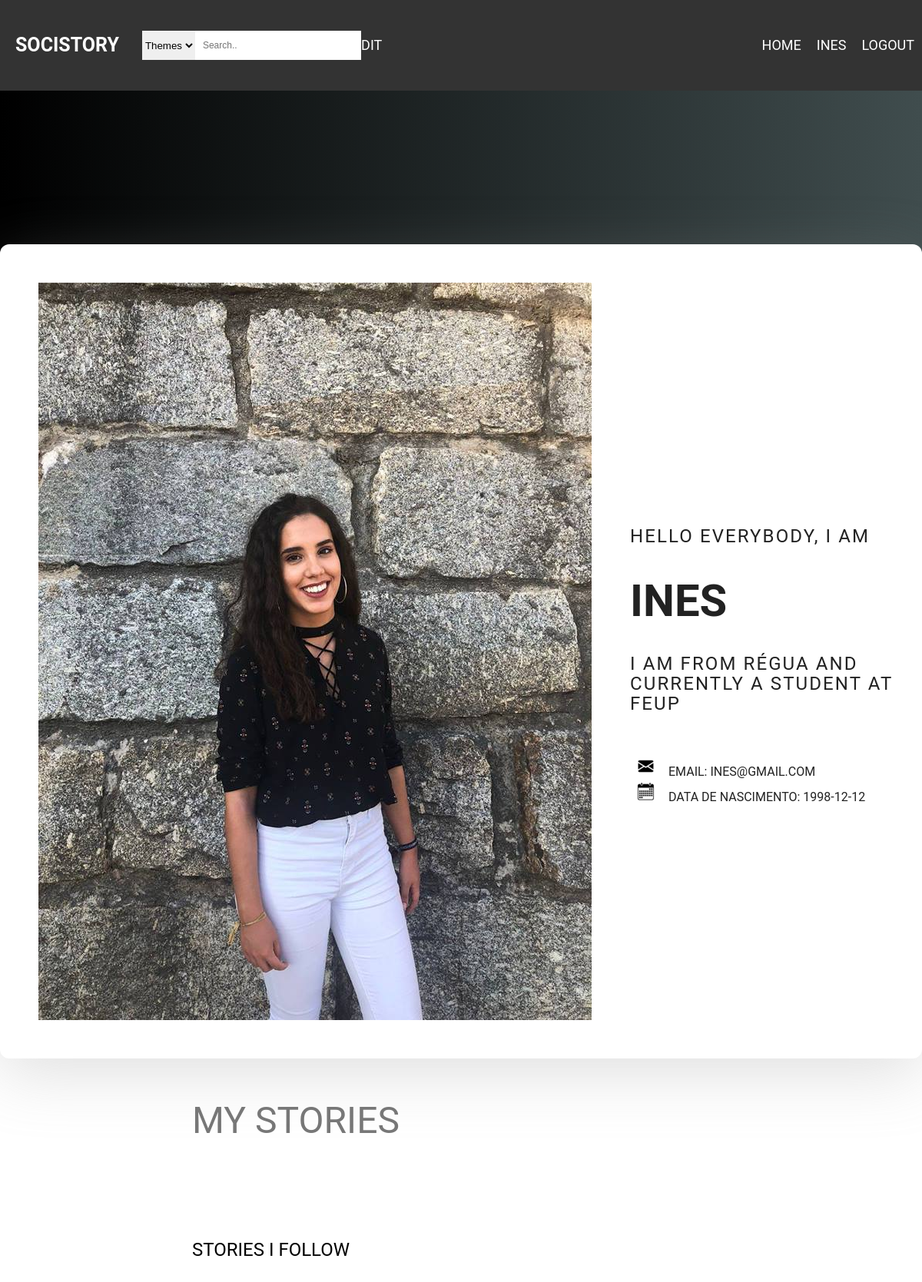
Page /pages/profilePage.php?username=Ines (signed in) on the earlier database version.
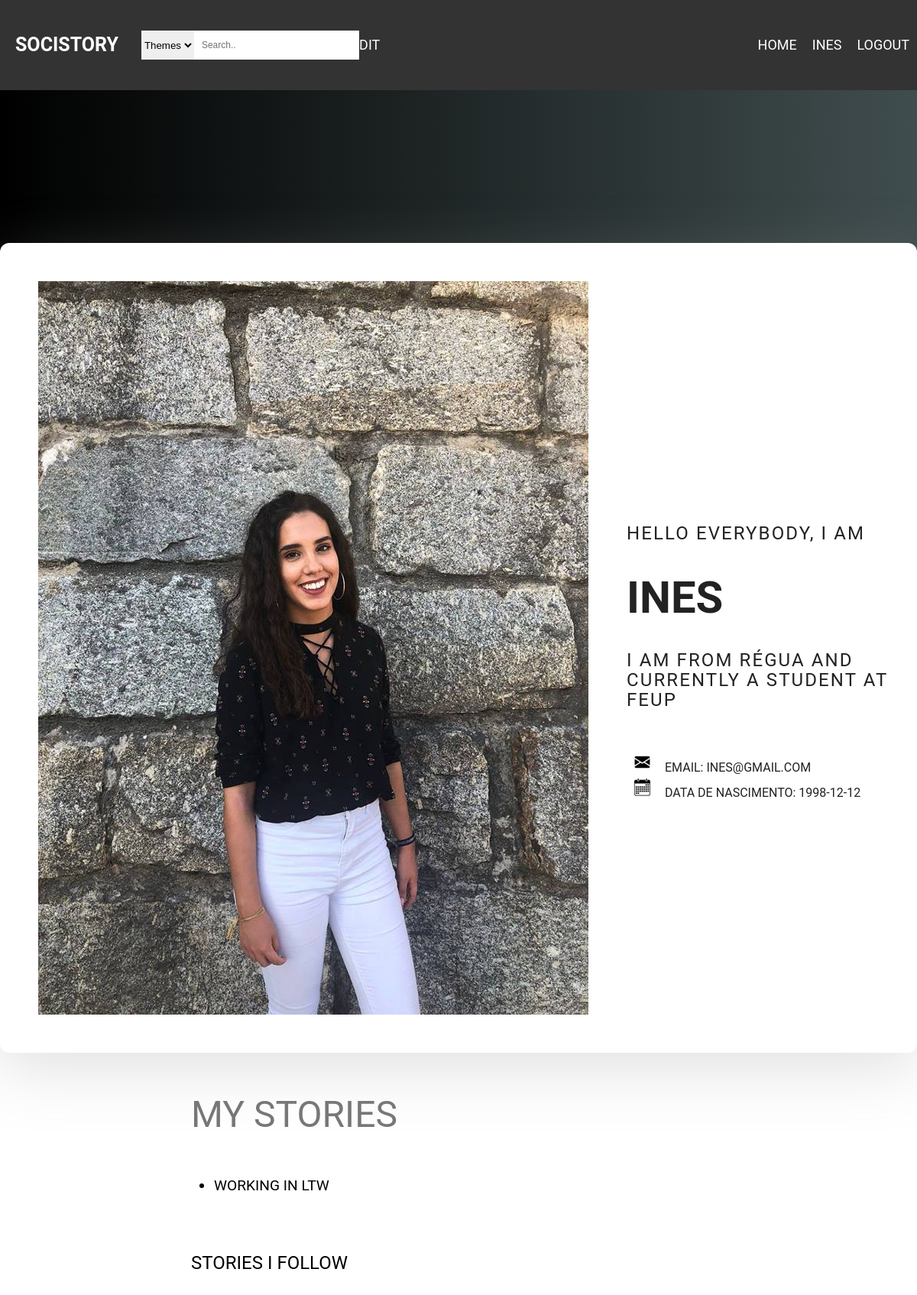
Same page on the later database version.
### tables this page shows
CREATE TABLE users(
  username VARCHAR PRIMARY KEY,
  email VARCHAR UNIQUE,
  password VARCHAR(254) NOT NULL,
  salt VARCHAR(32) NOT NULL,
  birthday DATE,
  img VARCHAR
);

CREATE TABLE stories(
  entity_id INTEGER PRIMARY KEY REFERENCES entities,
  username VARCHAR NOT NULL REFERENCES users,
  title TEXT NOT NULL, 
  body TEXT NOT NULL,
  hour DATETIME NOT NULL,
  UNIQUE(username, title, body)
);

### database/db_comments.php (called while the page is built, shortened)
<?php
    function getUsernameInfo($username){
    $db = Database::instance()->db();
    $stmt = $db->prepare('SELECT *, rowid FROM users where username = ?');
    $stmt->execute(array($username));
    return $stmt->fetch();
    }
  function myStories($username) {
    $db = Database::instance()->db();
    $stmt = $db->prepare('SELECT title FROM stories WHERE username = ?');
    $stmt->execute(array($username));
    return $stmt->fetchAll();
  }
?>

### pages/profilePage.php (the view, shortened to what this page needs)
<?php
include_once('../templates/common.php');
include_once('../database/db_comments.php');
$profileInfo = getUsernameInfo($_GET['username']);
$mystories = myStories($_GET['username']);
draw_header($_SESSION['username']);
    ?>
 <link rel="stylesheet" href="../css/profilePage.css">
    <section id="pageProfile">
        <section id="profile">
            <div class="container-box">
                <div class="banner_inner d-flex align-items-center">
                    <div class="banner_content">
                        <div class="media">
                            <div class="d-flex">
                                <span><img src="<?=$profileInfo['img']?>" alt="MyImg" > </span>
                            </div>
                            <div class="media-body">
                                <div class="personal_text">
                                    <h6>Hello Everybody, I am</h6>
                                    <h3><span> ines</span></h3>
                                    <p>
                                        <h6 class="title">I am from Régua and currently a student at Feup</h6>
                                    </p>
                                </div>
                                <ul class="list basic-info">
                                    <li class="email">
                                        <label for="email">Email: </label>
                                        <span> <?=$profileInfo['email']?></span>
                                    </li>
                                    <li class="birthday">
                                        <label for="birth">Data de Nascimento: </label>
                                        <span> <?=$profileInfo['birthday'] ? $profileInfo['birthday'] :'No day inserted'?></span>
                                    </li>
                                </ul>
                                </div>
                            </div>
                        </div>
                    </div>
                </div>
        </section>
        <section id="stories">
            <div class="container">
                <p class="profileinfo" id = myStories>
                <label for="myStories"> My Stories </label>
                <ul>
                <?php
                foreach($mystories as $story){
                    ?>
                    <li><?=$story['title']?> </li>
                <?php }
                unset($story) ?>
            </ul>
                </p>
                <p class="profileinfo" id ="myCommentedStories">
                <label for="myCommentedStories"> Stories i follow </label>
                </p>
                </div>
        </section>
    </section>
<?php
draw_footer();
?>

### templates/common.php (shortened to what this page needs)
<?php function draw_header($username){
?>
  <link rel="stylesheet" href="../css/common.css">
<!DOCTYPE html>
<html>
<head>
    <link rel="stylesheet" href="../css/mainPage.css">
</head>
<body>
    <header>
        <?php if($username != null) { ?>
           <nav>
           <div class="header">
            <link rel="stylesheet" href="https://cdnjs.cloudflare.com/ajax/libs/font-awesome/4.7.0/css/font-awesome.min.css">
           <div class="topnav" id="myTopnav">
               <div class="logo">
                   <a href="../pages/stories.php?search=all&sub=null" class="logo">SociStory</a>
               </div>
               <div class="searchArea">
                   <form id="searchForm" method="get">
                       <select name="searchthemes" id="searchBox">
                           <option value="Themes">Themes</option>
                       </select>
                       <input id="search" type="text" placeholder="Search..">
                   </form>
               </div>
               <div class=topnav-right>
                   <a href="../pages/stories.php?search=all&sub=null">Home</a>
                   <a href="../pages/profilePage.php?username=<?=$username?>"> <?=$username?></a>
                   <a href="../actions/user_logout.php">Logout</a>
               </div>
            </div>
        <?php }  ?>
        </nav>
    </header>
<?php
}
?>
<?php function draw_footer(){
?>
</body>
</html>
<?php
}
?>

### css/common.css (style rules this page uses)
* { box-sizing: border-box; }
body { margin: 0; font-family: Arial, Helvetica, sans-serif; }
.header { overflow: hidden; background-color: #333; padding: 20px 10px; }
.header a.logo { font-size: 25px; font-weight: bold; }
.topnav { display: flex; flex-direction: row; align-items: center; float: left; width: 100%; }
.topnav a { float: left; color: white; text-align: center; padding: 10px; text-decoration: none; font-size: 18px; line-height: 8px; border-radius: 4px; }
form#searchForm { display: flex; flex: center; flex-direction: inherit; float: left; width: 100%; position: relative; margin: 0; }
.topnav-right { justify-content: space-between; display: flex; position: absolute; right: 0; }
.searchArea { float: left; }
input#search { width: 100%; background-color: #fff; height: 38px; color: #b2b2b2; font-size: 12px; border: 0; padding: 0 10px; }
select#searchBox { background-color: #efefef; width: 70; border: 0; height: 38px; }

### css/mainPage.css (style rules this page uses)
body { font-family: Poppins, sans-serif; }
p { margin-top: 0;font-family: "Roboto", sans-serif;max-width: 540px;color: #777777;margin-bottom: 40px; }
* { box-sizing: inherit; }
body { margin: 0; padding: 0; font-family: Raleway; text-transform: uppercase; font-size: 11px; }

### css/profilePage.css (style rules this page uses)
html, body, .sidebar, .content-posts { height: 100%; }
body { line-height: 26px; font-size: 16px; font-family: "Roboto", sans-serif; font-weight: normal; }
section#profile { position: relative; z-index: 1; background-image: -moz-linear-gradient(0deg, #000000 0%, #404d4e 100%); background-image: -webkit-linear-gradient(0deg, #000000 0%, #404d4e 100%); background-image: -ms-linear-gradient(0deg, #000000 0%, #404d4e 100%); margin-bottom: 200px; }
.container-box { min-height: 700px; border-radius: 12px; position: relative; bottom: -200px; background: #fff; padding: 30px; box-shadow: 0px 20px 80px 0px rgba(153, 153, 153, 0.3); }
.banner_inner.d-flex.align-items-center { position: relative; width: 100%; min-height: 700px; align-items: center !important; justify-content: space-between; }
.banner_inner .banner_content { color: #222222; vertical-align: middle; align-self: center; text-align: left; }
.media { display: flex; -ms-flex-align: start; align-items: flex-start; }
.d-flex { display: flex !important; }
.banner_inner .banner_content .media .media-body { vertical-align: middle; align-self: center; display: flex; flex-direction: column; margin-left: 30; }
.d-flex img { vertical-align: middle; border-style: none; padding: 20px; }
.personal_text h6 { font-size: 24px; font-family: "Roboto", sans-serif; text-transform: uppercase; letter-spacing: 2.1px; font-weight: normal; margin-bottom: 12px; color: #222222; }
.personal_text h3 { font-size: 58px; text-transform: uppercase; margin-bottom: 15px; color: #222222; }
.personal_text p { font-family: "Roboto", sans-serif; max-width: 540px; color: #777777; margin-bottom: 40px; }
p { margin-top: 0; display: block; margin-block-start: 1em; margin-block-end: 1em; margin-inline-start: 0px; margin-inline-end: 0px; }
li.email { list-style-image: url(../database/images/mail.png); }
li.birthday { list-style-image: url(../database/calend.png); list-style-image: url(../database/images/calend.png); }
.container { width: 100%; padding-right: 15px; padding-left: 15px; margin-right: auto; margin-left: auto; display: flex; flex-direction: column; -ms-flex-wrap: wrap; flex-wrap: wrap; margin-right: -15px; margin-left: -15px; }
section#stories { padding: 20; display: flex; justify-content: center; }
p#myStories { font-size: -webkit-xxx-large; }
p#myCommentedStories { font-size: x-large; color: black; }
#pageProfile #stories .container ul { font-size: larger; }
form { width: 100%; font-size: x-large; display: flex; flex-direction: column; justify-content: space-between; padding: 20px; }
label { margin-bottom: 10px; margin-left: 10px; }
@media (min-width: 768px) { .container { max-width: 720px; } }

Differences in the rows shown:
added stories: title "WORKING IN LTW"
